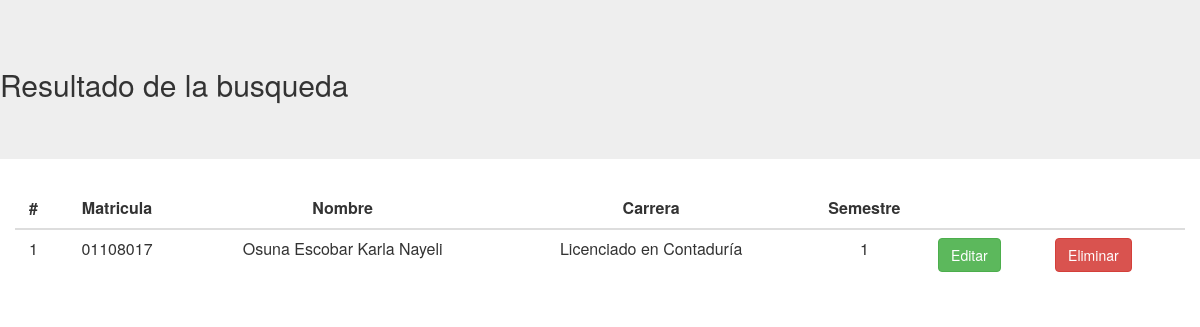
Page /TablasVistas/Busqueda_Alumnos.php?Matricula_Alumno=01108017 on the earlier database version.
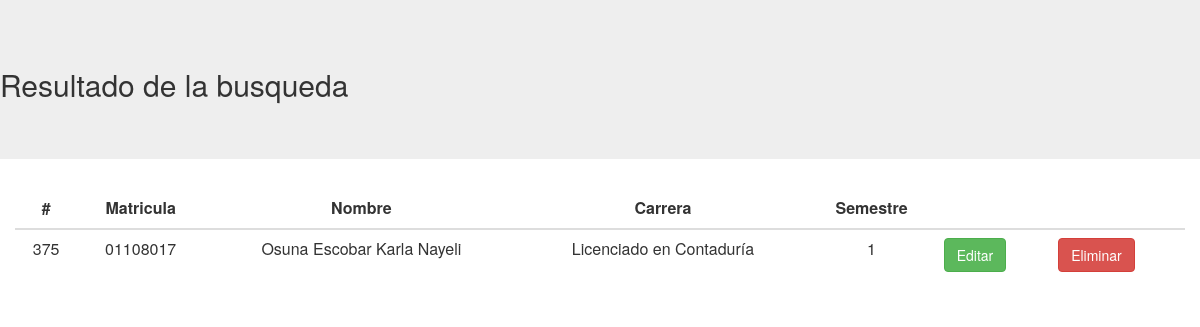
Same page on the later database version.
### tables this page shows
CREATE TABLE `ALUMNOS` (
  `Id_Alumno` int(11) NOT NULL,
  `Matricula_Alumno` varchar(10) NOT NULL,
  `Nombre_Alumno` varchar(70) NOT NULL,
  `Carrera_Alumno` varchar(50) NOT NULL,
  `Semestre_Alumno` varchar(50) NOT NULL
);

### configuracion.php (called while the page is built, shortened)
<?php
  $ALUMNOS = "ALUMNOS";
?>

### TablasVistas/Busqueda_Alumnos.php (the view, shortened to what this page needs)
<?php
  include "../configuracion.php";
  $mysqli = new mysqli($SERVIDOR, $USER, $PASS, $BD);
    $Matricula_Alumno = $_REQUEST['Matricula_Alumno'];
    $Ver_Alumno = "SELECT * FROM $ALUMNOS WHERE Matricula_Alumno = '".$Matricula_Alumno."' ";
    $Result_Busqueda_Alumno = $mysqli->query($Ver_Alumno);
 ?>
<html>
  <head>
    <link rel="stylesheet" href="../includes/css/bootstrap.css">
  </head>
  <body>
    <header class="jumbotron">
      <h2>Resultado de la busqueda</h2>
    </header>
    <div class="container">
      <div class="row">
        <table class="table table-hover">
          <thead>
            <tr>
              <th class="text-center">#</th>
              <th class="text-center">Matricula</th>
              <th class="text-center">Nombre</th>
              <th class="text-center">Carrera</th>
              <th class="text-center">Semestre</th>
              <th class="text-center"></th>
              <th class="text-center"></th>
            </tr>
          </thead>
          <tbody>
            <?php while ($renglon = mysqli_fetch_array($Result_Busqueda_Alumno)) { ?>
            <tr>
                <td class="text-center"><?php echo $renglon['Id_Alumno']?></td>
                <td class="text-center"><?php echo $renglon['Matricula_Alumno']?></td>
                <td class="text-center"><?php echo $renglon['Nombre_Alumno']?></td>
                <td class="text-center"><?php echo $renglon['Carrera_Alumno']?></td>
                <td class="text-center"><?php echo $renglon['Semestre_Alumno']?></td>
                <td><a class="btn btn-success" role ="button" href="../FormsEditar/Alumnos.php?Matricula_Alumno=<?php echo $renglon['Matricula_Alumno']; ?>"> Editar</a></td>
                <td><a class="btn btn-danger" role="button" href="../BibliotecaPHP/Eliminar_Alumnos.php?Matricula_Alumno=<?php echo $renglon['Matricula_Alumno']; ?>"> Eliminar</a></td>
              </tr>
              <?php }?>
          </tbody>
        </table>
      </div>
    </div>
  </body>
</html>

Differences in the rows shown:
changed alumnos "Osuna Escobar Karla Nayeli": Id_Alumno "1" → "375"
